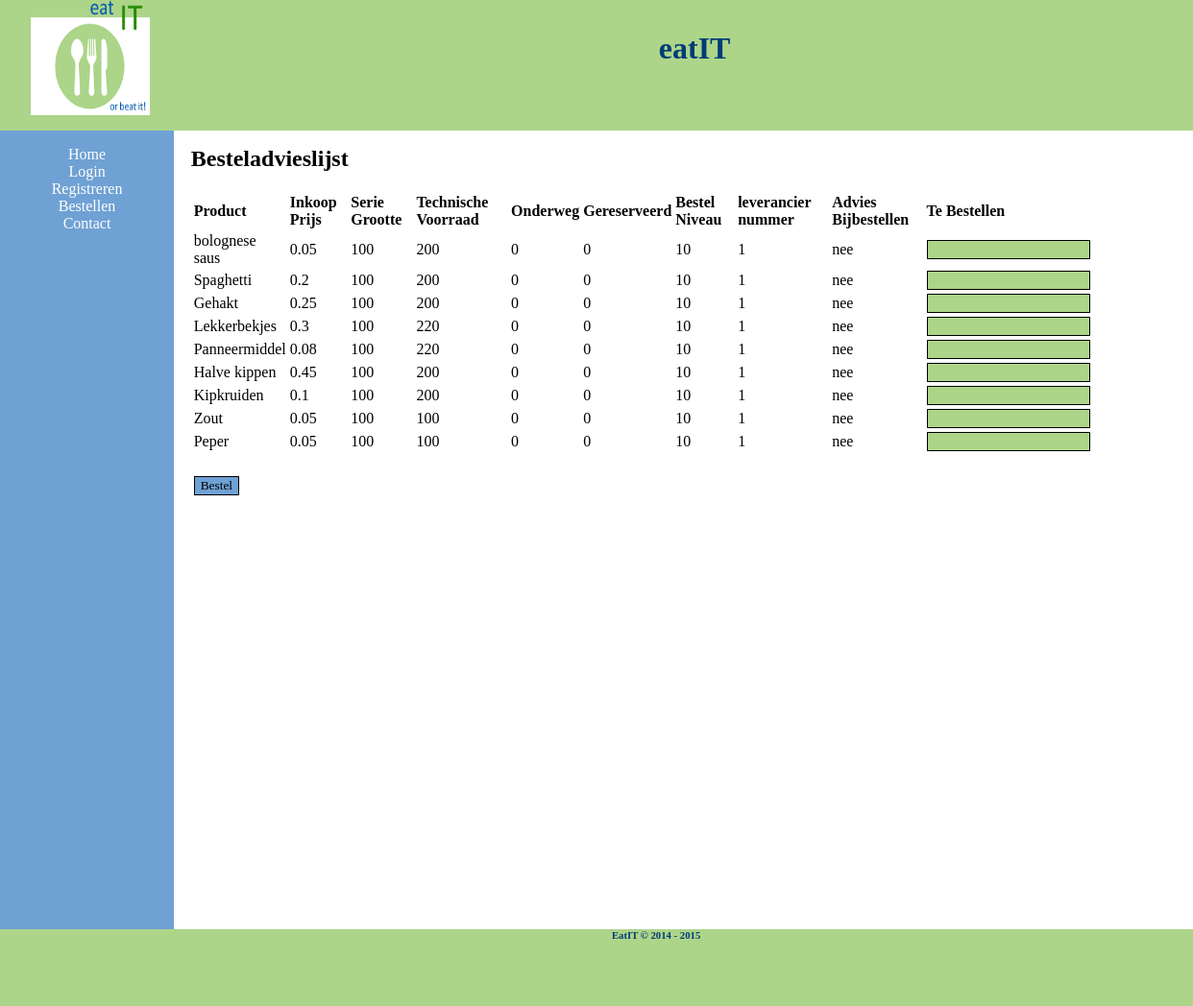
The app's page /besteladvieslijst.php with its own data.
### tables this page shows
CREATE TABLE ingredienten (
	ingrednr		INT NOT NULL AUTO_INCREMENT,
	omschrijving	VARCHAR(128) NOT NULL,
	inkoopprijs		FLOAT NOT NULL,
	TV				INT NOT NULL DEFAULT 0,
	IB				INT NOT NULL DEFAULT 0,
	GR				INT NOT NULL DEFAULT 0,
	bestelniveau	INT DEFAULT 0,
	seriegrootte	INT NOT NULL,
	levnr			INT NOT NULL,
	PRIMARY KEY(ingrednr),
	CONSTRAINT fk_LevIngred FOREIGN KEY(levnr) REFERENCES leverancier(levnr)	
);

### Public/besteladvieslijst.php (the view, shortened to what this page needs)
<?php
$page = "Admin";
include("../Includes/db_connect.php");
include("../Includes/Layouts/header.php");
?>
<?php
	$query = "SELECT * FROM ingredienten";
	$result = mysqli_query($connection, $query);
?>
<div id="content">
	<h2> Besteladvieslijst </h2>
	<table width="90%">
	<form action="samenvattingbesteladvieslijst.php" method="POST">
	<tr>
		<td> <b> Product </b> </td> <td> <b> Inkoop Prijs </b> </td> <td> <b> Serie Grootte </b> </td>
		<td> <b> Technische Voorraad </b> </td> <td> <b> Onderweg </b> </td> <td> <b> Gereserveerd <b> </td>
		<td> <b> Bestel Niveau </b> </td> <td> <b> leverancier nummer </b> </td> <td> <b> Advies Bijbestellen </b> </td>
		<td> <b> Te Bestellen </b></td>
	</tr>
	<?php
		$row = 0;
		$besteladvies = array();
		while ($ingredient = mysqli_fetch_assoc($result)) {
			$i = 0;
			foreach ($ingredient as $bijbestellen ) {
				$economischevoorraad = ($ingredient["TV"]+$ingredient["IB"])-$ingredient["GR"];
				if  ($economischevoorraad <= $ingredient["bestelniveau"]) {
					$besteladvies[$i] = 1;
				} else 	{
					$besteladvies[$i] = 0;
				}
				$i++;
			}
			?>	<tr><?php   ?>
				<td><?php echo 	$ingredient["omschrijving"] . " " ; ?>		</td>
				<td><?php echo	$ingredient["inkoopprijs"] 	. " " ; ?>		</td>
				<td><?php echo	$ingredient["seriegrootte"] . " " ; ?>		</td>
				<td><?php echo	$ingredient["TV"] 			. " " ; ?>		</td>
				<td><?php echo	$ingredient["IB"] 			. " " ; ?>		</td>
				<td><?php echo	$ingredient["GR"] 			. " " ; ?>		</td>
				<td><?php echo	$ingredient["bestelniveau"] . " " ; ?>		</td>
				<td><?php echo	$ingredient["levnr"] 		. " " ; ?>		</td>
				<td> <?php
					if ($besteladvies[$row] == 1) {
						echo "ja";
					} else {
						echo "nee";
					}
				?> </td>
				<td><input type="text" name="<?php echo "ingredient_$row" ?>" value="" /></td></tr>
				<?php
			$row++;
		}
				?>
			<tr><td>&nbsp;</td></tr>
			<tr> <td> <input type="submit" name="bestel" value="Bestel"/> </td> </tr>
		</table>
</div>
<?php
	include("../Includes/Layouts/footer.php");
?>

### Includes/Layouts/header.php (shortened to what this page needs)
<!DOCTYPE HTML>
<html>
	<head>
		<link rel="stylesheet" type="text/css" href="Stylesheets/stylesheet.css"/>
	</head>
	<body>
		<div id="header">
			<a href="index.php"> <img src="Images/logoeatit.png" alt="EatIT Logo" style="float:left"/> </a>
			<h1> eatIT </h1>
		</div>
		<div class="navigation">
			<ul>
				<li> <a <?php echo ($page == "Index") ? "class='selected'" : ""; ?> href="index.php"> Home </a> </li>
				<?php
					if (!isset($_SESSION["logged_in"])) {
						echo "<li> <a ";
						echo ($page == "Login") ? "class='selected'" : "";
						echo " href='login.php'> Login </a> </li>";
					}
				?>
				<li> <a <?php echo ($page == "Registreren") ? "class='selected'" : ""; ?> href="registreren_klant.php"> Registreren </a> </li>
				<li> <a <?php echo ($page == "Bestellen") ? "class='selected'" : ""; ?> href="bestellen_maaltijd.php"> Bestellen </a> </li>
				<li> <a <?php echo ($page == "Contact") ? "class='selected'" : ""; ?> href="contact.php"> Contact </a> </li>
			</ul>
		</div>

### Includes/Layouts/footer.php
		<div id="footer">
			<h6> EatIT <?php echo "&copy; 2014 - " . date("Y"); ?> </h6>
		</div>
	</body>
</html>

### Public/Stylesheets/stylesheet.css (style rules this page uses)
html, body { width: 100%; height: 100vh; padding: 0; margin: 0; }
* { font-family: Calibri, "Times New Roman", "Comic Sans MS"; }
body { overflow: hidden; }
a { text-decoration: none; }
ul, li { margin: 0; }
h2, h3, h1 { margin-top: 0; padding: 0; }
input[type="text"] { background-color: #ACD589; border: 1px solid black; }
input[type=submit] { background-color: #6FA1D4; border: 1px solid black; text-align: center; }
#header img { height: 100%; width: 10%; padding-right: 1em; }
#header h1 { padding-top: 1em; }
#header { height: 15vh; padding-left: 2em; padding-bottom: 1em; background-color: #ACD589; text-align: center; color: #003B77; width: 100%; }
.navigation { padding: 1em; float: left; text-align: center; width: 12%; height: 100vh; background-color: #6FA1D4; }
.navigation a:link, a:visited { color: white; }
.navigation ul, li { margin: 0; padding: 0; }
.navigation li { list-style-type: none; }
#content { margin-top: 1em; margin-left: 16%; overflow: auto; margin-bottom: 50px; height: 80%; }
#footer { clear: both; text-align: center; vertical-align: middle; height: 10vh; width: 90%; padding-left: 10%; background-color: #ACD589; bottom: 0; color: #003B77; }

### records on screen
ingredienten: omschrijving "bolognese saus", inkoopprijs "0.05", seriegrootte "100", TV "200", IB "0", GR "0", bestelniveau "10", levnr "1"
ingredienten: omschrijving "Spaghetti", inkoopprijs "0.2", seriegrootte "100", TV "200", IB "0", GR "0", bestelniveau "10", levnr "1"
ingredienten: omschrijving "Gehakt", inkoopprijs "0.25", seriegrootte "100", TV "200", IB "0", GR "0", bestelniveau "10", levnr "1"
ingredienten: omschrijving "Lekkerbekjes", inkoopprijs "0.3", seriegrootte "100", TV "220", IB "0", GR "0", bestelniveau "10", levnr "1"
ingredienten: omschrijving "Panneermiddel", inkoopprijs "0.08", seriegrootte "100", TV "220", IB "0", GR "0", bestelniveau "10", levnr "1"
ingredienten: omschrijving "Halve kippen", inkoopprijs "0.45", seriegrootte "100", TV "200", IB "0", GR "0", bestelniveau "10", levnr "1"
ingredienten: omschrijving "Kipkruiden", inkoopprijs "0.1", seriegrootte "100", TV "200", IB "0", GR "0", bestelniveau "10", levnr "1"
ingredienten: omschrijving "Zout", inkoopprijs "0.05", seriegrootte "100", TV "100", IB "0", GR "0", bestelniveau "10", levnr "1"
ingredienten: omschrijving "Peper", inkoopprijs "0.05", seriegrootte "100", TV "100", IB "0", GR "0", bestelniveau "10", levnr "1"
